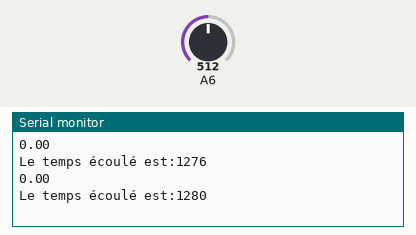
Simulated run of this sketch. Board: Arduino Nano, built with avr-gcc and run on an emulated ATmega328P. Shown: the last lines printed to the serial monitor. The test bench sets the inputs (shaded band); at power-on: A6 = 512.

Above: at 1.2 s.
1.3 s: A6 set to 0
At 2.9 s:
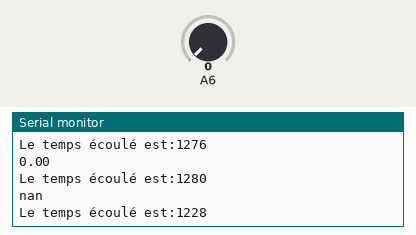
4.3 s: A6 set to 1023
At 5.7 s:
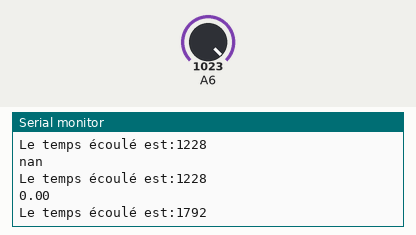
Timing chart, 0 to 7.3 s (numbered marks = the images above; inputs shaded):
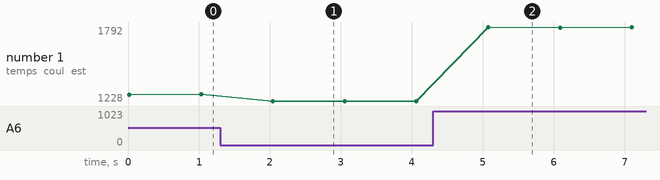

Measured:
- after the input at 1.3 s, the serial monitor: prints a new line after 0.73 s (image 1)
- after the input at 4.3 s, the serial monitor: prints a new line after 0.77 s (image 2)
- plotted number 1: 1280 → 1228 after the input at 1.3 s, 1228 → 1792 after the input at 4.3 s

The sketch:

micro.ino
```cpp
/*
//example data
int data[256]={10, 42, 47, 19, -20,  -39,  -26,  7,  30, 23, -10,  -42,  -47,  -19,  20,
39, 26, -7, -30,  -23,  10, 42, 47, 19, -19,  -39,  -26,  7,  30, 23, -9, -42,  -47,  -19,
19, 39, 26, -6, -30,  -24,  9,  42, 47, 20, -19,  -39,  -27,  6,  30, 24, -9, -42,  -47,
-20,  19, 39, 27, -6, -30,  -24,  9,  41, 47, 20, -19,  -39,  -27,  6,  30, 24, -9, -41,
-47,  -20,  18, 39, 27, -6, -30,  -24,  8,  41, 47, 20, -18,  -39,  -27,  6,  30, 24, -8,
-41,  -47,  -21,  18, 39, 27, -5, -30,  -24,  8,  41, 47, 21, -18,  -39,  -27,  5,  30, 24,
-8, -41,  -47,  -21,  18, 39, 27, -5, -30,  -24,  8,  41, 47, 21, -18,  -39,  -28,  5,  30,
25, -7, -41,  -47,  -21,  17, 39, 28, -5, -30,  -25,  7,  40, 47, 22, -17,  -39,  -28,  5,
30, 25, -7, -40,  -47,  -22,  17, 39, 28, -4, -30,  -25,  7,  40, 48, 22, -17,  -39,  -28,
4,  29, 25, -7, -40,  -48,  -22,  17, 39, 28, -4, -29,  -25,  7,  40, 48, 22, -17,  -39,
-28,  4,  29, 25, -6, -40,  -48,  -22,  16, 39, 29, -4, -29,  -25,  6,  40, 48, 23, -16,
-39,  -29,  4,  29, 25, -6, -40,  -48,  -23,  16, 39, 29, -3, -29,  -26,  6,  39, 48, 23,
-16,  -39,  -29,  3,  29, 26, -6, -39,  -48,  -23,  16, 39, 29, -3, -29,  -26,  5,  39, 48,
23, -15,  -39,  -29,  3,  29, 26, -5, -39,  -48,  -24,  15, 39};
*/
#define T 16
int data[64]={14, 30, 35, 34, 34, 40, 46, 45, 30, 4,  -26,  -48,  -55,  -49,  -37,
-28,  -24,  -22,  -13,  6,  32, 55, 65, 57, 38, 17, 1,  -6, -11,  -19,  -34,
-51,  -61,  -56,  -35,  -7, 18, 32, 35, 34, 35, 41, 46, 43, 26, -2, -31,  -50,
-55,  -47,  -35,  -27,  -24,  -21,  -10,  11, 37, 58, 64, 55, 34, 13, -1, -7};

void setup()
        {
     Serial.begin(9600);
     while(!Serial){}
        }


void loop() {
  int i = 0;
  int tab[T];
  for (i=0;i<T;i++){
    tab[i]=analogRead(A6);
    delayMicroseconds(500);
  }
unsigned long StartTime= micros();
float f=Q_FFT(tab,T,2000);
unsigned long CurrentTime= micros();
unsigned long ElapsedTime= CurrentTime - StartTime;
Serial.println(f);
Serial.print("Le temps écoulé est:");
Serial.println(ElapsedTime);
delay(1000);

            }


//-----------------------------FFT Function----------------------------------------------//
/*
Code to perform High speed (5-7 times faster) and low accuracy FFT on arduino,
This code compromises accuracy for speed,
setup:

1. in[]     : Data array,
2. N        : Number of sample (recommended sample size 2,4,8,16,32,64,128...)
3. Frequency: sampling frequency required as input (Hz)

It will by default return frequency with max aplitude,

If sample size is not in power of 2 it will be clipped to lower side of number.
i.e, for 150 number of samples, code will consider first 128 sample, remaining sample  will be omitted.
For Arduino nano, FFT of more than 256 sample not possible due to mamory limitation
Code by ABHILASH
Contact: abhilashpatel121@gmail.com
Documentation & deatails: https://www.instructables.com/member/abhilash_patel/instructables/
*/


float Q_FFT(int in[],int N,float Frequency)
{

unsigned int Pow2[13]={1,2,4,8,16,32,64,128,256,512,1024,2048}; // declaring this as global array will save 1-2 ms of time


int a,c1,f,o,x;
byte check=0;
a=N;

      for(int i=0;i<12;i++)                 //calculating the levels
         { if(Pow2[i]<=a){o=i;} }

int out_r[Pow2[o]]={};   //real part of transform
int out_im[Pow2[o]]={};  //imaginory part of transform

x=0;
      for(int b=0;b<o;b++)                     // bit reversal
         {
          c1=Pow2[b];
          f=Pow2[o]/(c1+c1);
                for(int j=0;j<c1;j++)
                    {
                     x=x+1;
                     out_im[x]=out_im[j]+f;
                    }
         }


      for(int i=0;i<Pow2[o];i++)            // update input array as per bit reverse order
         {
          out_r[i]=in[out_im[i]];
          out_im[i]=0;
         }


int i10,i11,n1,tr,ti;
float e;
int c,s;
    for(int i=0;i<o;i++)                                    //fft
    {
     i10=Pow2[i];              // overall values of sine/cosine
     i11=Pow2[o]/Pow2[i+1];    // loop with similar sine cosine
     e=360/Pow2[i+1];
     e=0-e;
     n1=0;

          for(int j=0;j<i10;j++)
          {
            c=e*j;
  while(c<0){c=c+360;}
  while(c>360){c=c-360;}

          n1=j;

          for(int k=0;k<i11;k++)
                 {

       if(c==0) { tr=out_r[i10+n1];
                  ti=out_im[i10+n1];}
  else if(c==90){ tr= -out_im[i10+n1];
                  ti=out_r[i10+n1];}
  else if(c==180){tr=-out_r[i10+n1];
                  ti=-out_im[i10+n1];}
  else if(c==270){tr=out_im[i10+n1];
                  ti=-out_r[i10+n1];}
  else if(c==360){tr=out_r[i10+n1];
                  ti=out_im[i10+n1];}
  else if(c>0  && c<90)   {tr=out_r[i10+n1]-out_im[i10+n1];
                           ti=out_im[i10+n1]+out_r[i10+n1];}
  else if(c>90  && c<180) {tr=-out_r[i10+n1]-out_im[i10+n1];
                           ti=-out_im[i10+n1]+out_r[i10+n1];}
  else if(c>180 && c<270) {tr=-out_r[i10+n1]+out_im[i10+n1];
                           ti=-out_im[i10+n1]-out_r[i10+n1];}
  else if(c>270 && c<360) {tr=out_r[i10+n1]+out_im[i10+n1];
                           ti=out_im[i10+n1]-out_r[i10+n1];}

                 out_r[n1+i10]=out_r[n1]-tr;
                 out_r[n1]=out_r[n1]+tr;
                 if(out_r[n1]>15000 || out_r[n1]<-15000){check=1;}

                 out_im[n1+i10]=out_im[n1]-ti;
                 out_im[n1]=out_im[n1]+ti;
                 if(out_im[n1]>15000 || out_im[n1]<-15000){check=1;}

                 n1=n1+i10+i10;
                  }
             }

    if(check==1){                                             // scale the matrics if value higher than 15000 to prevent varible from overloading
                for(int i=0;i<Pow2[o];i++)
                    {
                     out_r[i]=out_r[i]/100;
                     out_im[i]=out_im[i]/100;
                    }
                     check=0;
                }

     }

/*
for(int i=0;i<Pow2[o];i++)
{
Serial.print(out_r[i]);
Serial.print("\t");                                     // un comment to print RAW o/p
Serial.print(out_im[i]); Serial.println("i");
}
*/

//---> here onward out_r contains amplitude and our_in conntains frequency (Hz)
int fout,fm,fstp;
float fstep;
fstep=Frequency/N;
fstp=fstep;
fout=0;fm=0;

    for(int i=1;i<Pow2[o-1];i++)               // getting amplitude from compex number
        {
        if((out_r[i]>=0) && (out_im[i]>=0)){out_r[i]=out_r[i]+out_im[i];}
   else if((out_r[i]<=0) && (out_im[i]<=0)){out_r[i]=-out_r[i]-out_im[i];}
   else if((out_r[i]>=0) && (out_im[i]<=0)){out_r[i]=out_r[i]-out_im[i];}
   else if((out_r[i]<=0) && (out_im[i]>=0)){out_r[i]=-out_r[i]+out_im[i];}
   // to find peak sum of mod of real and imaginery part are considered to increase speed

out_im[i]=out_im[i-1]+fstp;
if (fout<out_r[i]){fm=i; fout=out_r[i];}
         /*
         Serial.print(out_im[i]);Serial.print("Hz");
         Serial.print("\t");                            // un comment to print freuency bin
         Serial.println(out_r[i]);
          */
        }


float fa,fb,fc;
fa=out_r[fm-1];
fb=out_r[fm];
fc=out_r[fm+1];
fstep=(fa*(fm-1)+fb*fm+fc*(fm+1))/(fa+fb+fc);

return(fstep*Frequency/N);
}


//------------------------------------------------------------------------------------//
```
